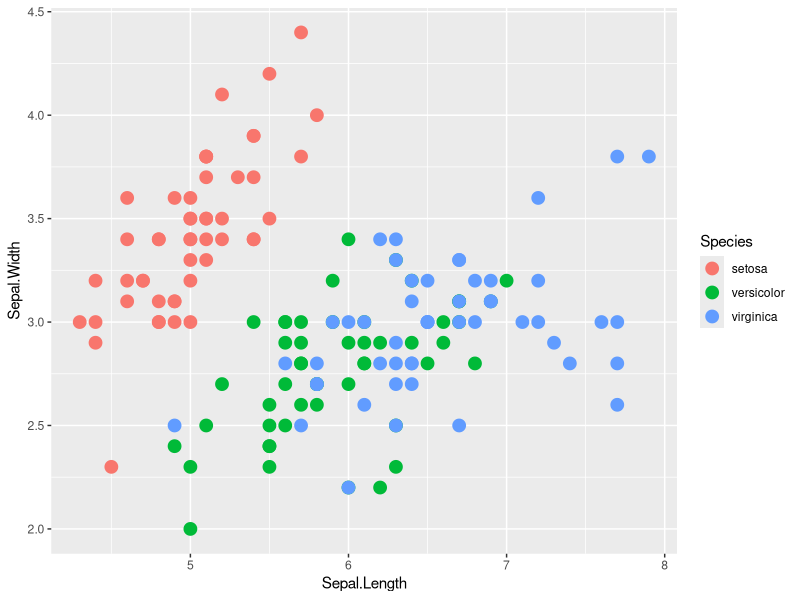

Write the R code that produced this figure.
## Loading Library
require(ggplot2)
require(dplyr)

## Scatter Plot
ggplot2::ggplot(data = iris, aes(x = Sepal.Length, y=Sepal.Width, color = Species))+geom_point(size=4)